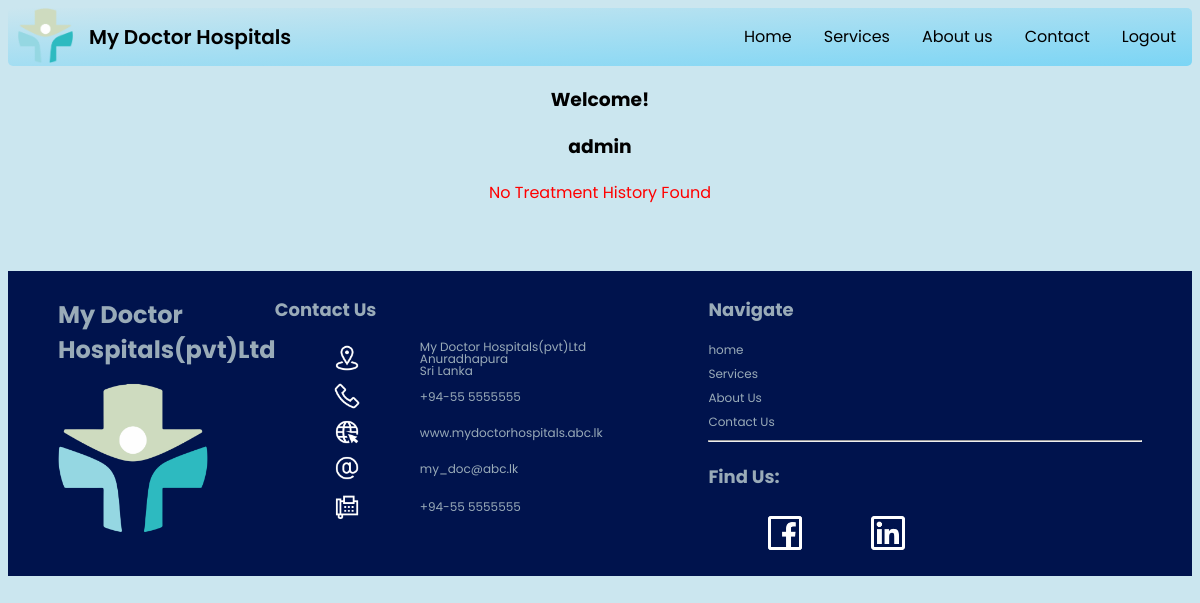
The app's page /p_treatment_history.php (signed in), older data.
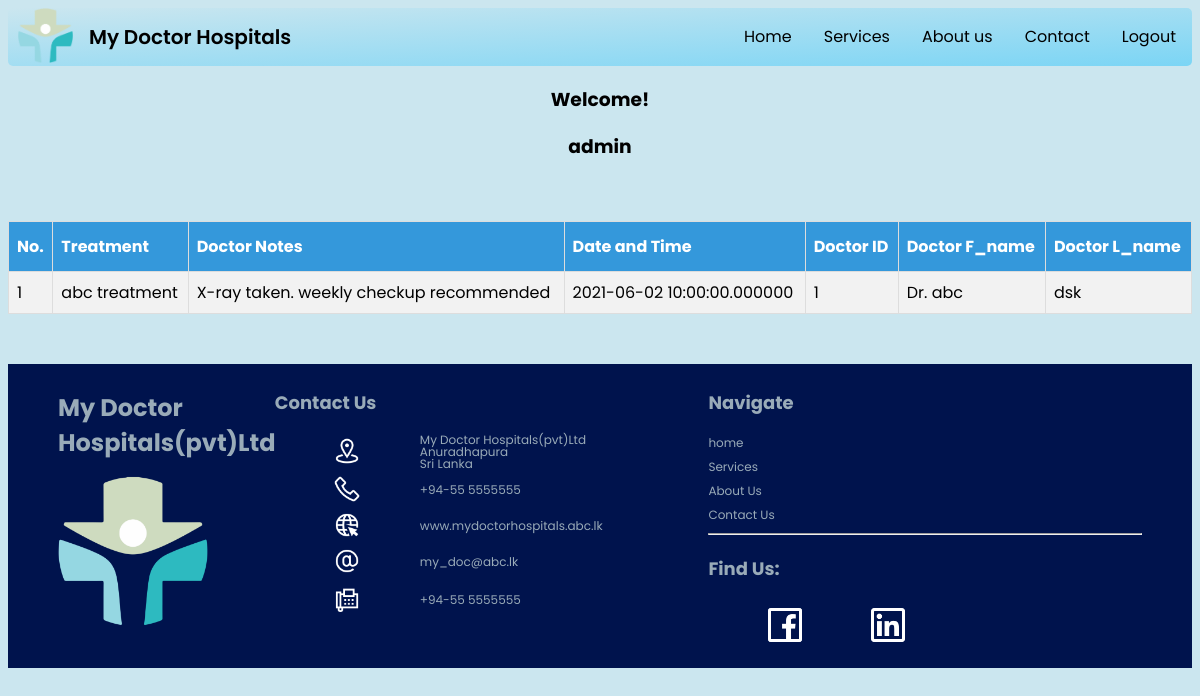
The same page, newer data.
### tables this page shows
CREATE TABLE `treatment_history` (
  `patient_ID` int(10) NOT NULL,
  `username` varchar(100) NOT NULL,
  `treatment` varchar(500) NOT NULL,
  `doctor_notes` varchar(1000) DEFAULT NULL,
  `date_time` datetime(6) NOT NULL,
  `doctor_ID` int(10) NOT NULL,
  `d_first_name` varchar(100) NOT NULL,
  `d_last_name` varchar(100) NOT NULL
);

### p_treatment_history.php (the view, shortened to what this page needs)
<?php
include "connection.php";
?>
<!DOCTYPE html>
<html>
<head>
    <link rel="stylesheet" type="text/css" href="css/admindashbord.css">
    <link rel="stylesheet" type="text/css" href="css/style.css">
    <link rel="stylesheet" type="text/css" href="css/table.css">
</head>
<body>
<ul>
    <img src="img/logo.png"alt="logo"style="width:55px;height:55px; padding-left: 10px;"align="left";>
    <li class="logo">My Doctor Hospitals
    </li>
    <li class="nav"><a href="logout.php">Logout</a></li>
    <li class="nav"><a href="contact.php">Contact</a></li>
    <li class="nav"><a href="about.php">About us</a></li>
    <li class="nav"><a href="services.php">Services</a></li>
    <li class="nav"><a href="index.php">Home</a></li>
</ul>
<div >
    <?php
    echo "<center><h3>Welcome! </h3>";
    echo '<h3>' . print_r($_SESSION["username"], TRUE) . '</h3>';
    ?>
        <?php
        $sql="SELECT * FROM treatment_history where username = '{$_SESSION["username"]}' ";
        $res=$db->query($sql);
        if($res->num_rows>0)
        {
            echo "<table style='margin-right: auto' width='100%' border='1px solid #000' class='table2'>
							<tr>
							    <th>No.</th>
                                <th>Treatment</th>
								<th>Doctor Notes</th>
								<th>Date and Time</th>
								<th>Doctor ID</th>
                                <th>Doctor F_name</th>
                                <th>Doctor L_name</th>
                            </tr>
                                    ";
                $i=0;
                while($row=$res->fetch_assoc())
                {
                    $i++;
                    echo "<tr>";
                    echo "<td>{$i}</td>";
					echo "<td>{$row["treatment"]}</td>";
					echo "<td>{$row["doctor_notes"]}</td>";
					echo "<td>{$row["date_time"]}</td>";
                    echo "<td>{$row["doctor_ID"]}</td>";
                    echo "<td> Dr. {$row["d_first_name"]}</td>";
                    echo "<td>{$row["d_last_name"]}</td>";
                    echo "</tr>";
                }
                echo "</table>";
            }
            else
            {
                echo "<p class='error'>No Treatment History Found</p>";
            }
            ?>
</div>
<br><br><br><br><br><br>
<footer style="margin-top: -100px">
    <div class="row">
        <div class="column5";>
            <h1 align="left";>My Doctor Hospitals(pvt)Ltd</h1>
            <img src="img/logo.png"alt="logo"style="width:150px;height:150px;"align="left";>
        </div>
        <div class="column6">
            <h2 align="left";>Contact Us</h2>
            <table>
                <tr style="line-height: 1em;">
                    <td><i class="fa"><img src="icon/7.png" style="height: 30px; width: 30px;"></i></td>
                    <td>My Doctor Hospitals(pvt)Ltd<br>Anuradhapura<br>Sri Lanka</td>
                </tr>
                <tr style="line-height: 1em;">
                    <td><i class="fa"><img src="icon/6.png" style="height: 30px; width: 30px;"></i></td>
                    <td>+94-55 5555555</td>
                </tr>
                <tr style="line-height: 1em;">
                    <td><i class="fa"><img src="icon/4.png" style="height: 30px; width: 30px;"></i></td>
                    <td><a href="#">www.mydoctorhospitals.abc.lk</a></td>
                </tr>
                <tr style="line-height: 1em;">
                    <td><i class="fa"><img src="icon/1.png" style="height: 30px; width: 30px;"></i></td>
                    <td><a href="#">my_doc@abc.lk</a></td>
                <tr>
                <tr style="line-height: 1em;">
                    <td><i class="fa"><img src="icon/3.png" style="height: 30px; width: 30px;"></i></td>
                    <td>+94-55 5555555</td>
                </tr>
            </table>
        </div>
        <div class="column7">
            <div class="row">
                <div class="links">
                    <h2>Navigate</h2>
                    <a href="index.php" style="font-size: 12px; line-height: 2em;">home</a><br>
                    <a href="services.php" style="font-size: 12px; line-height: 2em;">Services</a><br>
                    <a href="about.php" style="font-size: 12px; line-height: 2em;">About Us</a><br>
                    <a href="contact.php" style="font-size: 12px; line-height: 2em;">Contact Us</a><br>
                    <hr>
                </div>
            </div>
            <div class="row">
                <div class="connect">
                    <h2>Find Us:</h2>
                    <table>
                        <tr>
                            <td><a href="#"><img src="icon/2.png" style="height: 50px; width: 50px;"></a></td>
                            <td><a href="#"><img src="icon/5.png" style="height: 50px; width: 50px;"></a></td>
                        </tr>
                    </table>
                </div>
            </div>
        </div>
    </div>
</footer>
</body>
</html>

Row changes from the older to the newer data that the page shows:
added treatment_history: treatment "abc treatment", doctor_notes "X-ray taken. weekly checkup recommended", date_time "2021-06-02 10:00:00.000000", doctor_ID "1", d_first_name "abc", d_last_name "dsk"
Text that changed along with them:
text no longer shown: "No Treatment History Found"
text now shown: "No. Treatment Doctor Notes Date and Time Doctor ID Doctor F_name Doctor L_name"
